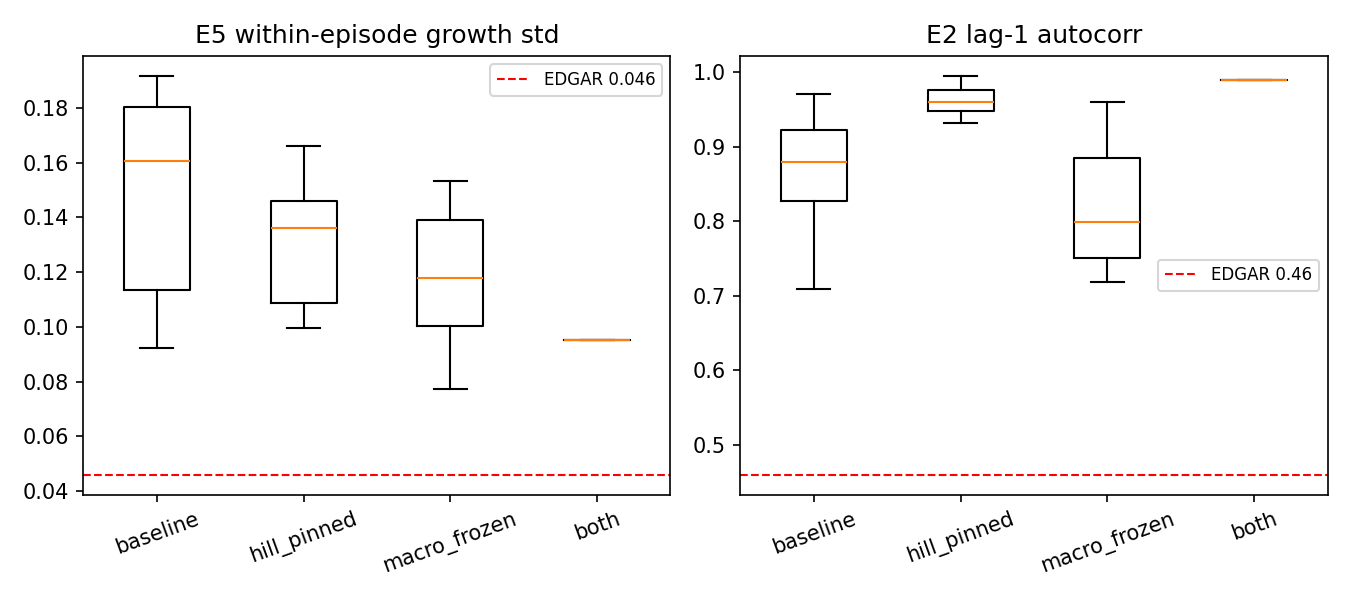

Source code (Python):
"""D5: attribute E2 (persistence) / E5 (volatility) to mechanisms. Diagnose only.

Research scale (default init, boardroom no-oracle arm, deterministic_rng,
10 seeds x 120 months), four variants:

  baseline      as recorded runs (scheduled shocks on, all draws live)
  hill_pinned   marketing Hill draws consumed but pinned to channel midpoints
                (removes demand noise, keeps macro randomness)
  macro_frozen  random macro shocks consume draws but do not act; scheduled
                shocks off (removes macro variation, keeps demand noise)
  both          hill_pinned + macro_frozen

E5 metric: within-episode std of quarterly growth. E2: lag-1 autocorr of
quarterly growth. Medians across episodes, exactly as environment_battery.py
computes them. Writes d5_volatility_attribution.csv + .png.
"""
from __future__ import annotations

import sys
from contextlib import contextmanager
from pathlib import Path

import matplotlib
matplotlib.use("Agg")
import matplotlib.pyplot as plt
import numpy as np
import pandas as pd

sys.path.insert(0, str(Path(__file__).resolve().parent))
from backtest_lib import ROOT, CAL_DIR  # noqa: E402

from agents.adapter import ActionAdapter  # noqa: E402
from env import business_logic  # noqa: E402
from env.business_logic import hill_response  # noqa: E402
from env.startup_env import StartupEnv  # noqa: E402
from simulation_runner import BoardroomAgent  # noqa: E402

SEEDS = range(10)
MONTHS = 120


@contextmanager
def variant_patches(hill_pinned: bool, macro_frozen: bool):
    orig_new_mrr = business_logic.compute_new_mrr
    orig_shocks = (business_logic.interest_rate_shock,
                   business_logic.consumer_confidence_shock,
                   business_logic.competitive_entry_shock)
    try:
        if hill_pinned:
            def pinned(state, action, scale_aware=False, rng=None):
                draw = business_logic._stream(rng)
                # consume exactly the legacy branch's three draws
                draw.uniform(0.5, 1.0); draw.uniform(15_000, 50_000)
                if action.channel == "ppc":
                    draw.uniform(10_000, 50_000)
                    alpha, gamma, beta = 0.75, 32_500.0, 30_000.0
                else:
                    draw.uniform(50_000, 100_000)
                    alpha, gamma, beta = 2.25, 32_500.0, 75_000.0
                response = hill_response(action.spend, alpha, beta, gamma)
                if state.consumer_confidence < 80:
                    response *= 0.85
                elif state.consumer_confidence > 120:
                    response *= 1.08
                if state.competitors >= 10:
                    response *= 0.6
                elif state.competitors >= 4:
                    response *= 0.8
                return response
            business_logic.compute_new_mrr = pinned
        if macro_frozen:
            def frozen(state, prob=0.1, rng=None):
                business_logic._stream(rng).random()  # consume, no effect
            business_logic.interest_rate_shock = frozen
            business_logic.consumer_confidence_shock = frozen
            business_logic.competitive_entry_shock = frozen
        yield
    finally:
        business_logic.compute_new_mrr = orig_new_mrr
        (business_logic.interest_rate_shock,
         business_logic.consumer_confidence_shock,
         business_logic.competitive_entry_shock) = orig_shocks


def run_episode(seed: int, scheduled_shocks: bool) -> pd.DataFrame:
    env = StartupEnv(initial_config={"deterministic_rng": True,
                                     "scheduled_shocks": scheduled_shocks})
    env.reset(seed=seed)
    agent = BoardroomAgent(oracle_mode="none")
    agent.start_episode(seed)
    rows = []
    for _ in range(MONTHS):
        action = ActionAdapter.translate_action(agent.get_action(env.state))
        _, _, terminated, truncated, _ = env.step(action)
        rows.append(dict(month=env.state.months_elapsed - 1, mrr=env.state.mrr))
        if terminated or truncated:
            break
    return pd.DataFrame(rows)


def episode_metrics(df: pd.DataFrame) -> tuple[float, float]:
    df = df.assign(quarter=df.month // 3)
    q = df.groupby("quarter").agg(qrev=("mrr", "sum"), n=("mrr", "size"))
    q = q[q.n == 3]
    g = (q.qrev / q.qrev.shift(1) - 1.0).dropna().to_numpy()
    if len(g) < 3:
        return np.nan, np.nan
    ac = (np.corrcoef(g[:-1], g[1:])[0, 1]
          if np.std(g[:-1]) > 0 and np.std(g[1:]) > 0 else np.nan)
    return float(np.std(g, ddof=1)), float(ac)


def main() -> None:
    variants = dict(
        baseline=dict(hill_pinned=False, macro_frozen=False, scheduled=True),
        hill_pinned=dict(hill_pinned=True, macro_frozen=False, scheduled=True),
        macro_frozen=dict(hill_pinned=False, macro_frozen=True, scheduled=False),
        both=dict(hill_pinned=True, macro_frozen=True, scheduled=False))
    rows = []
    for name, v in variants.items():
        with variant_patches(v["hill_pinned"], v["macro_frozen"]):
            for seed in SEEDS:
                df = run_episode(seed, v["scheduled"])
                vol, ac = episode_metrics(df)
                rows.append(dict(variant=name, seed=seed,
                                 growth_std=vol, lag1_autocorr=ac,
                                 months=len(df)))
        print(f"{name} done")
    out = pd.DataFrame(rows)
    out.to_csv(CAL_DIR / "d5_volatility_attribution.csv", index=False)

    summ = out.groupby("variant")[["growth_std", "lag1_autocorr"]].median()
    summ = summ.reindex(["baseline", "hill_pinned", "macro_frozen", "both"])
    print("\nmedians (EDGAR: growth_std 0.046, lag1_autocorr 0.46):")
    print(summ.to_string(float_format="%.3f"))

    fig, axes = plt.subplots(1, 2, figsize=(9, 4))
    for ax, col, edgar, title in [
            (axes[0], "growth_std", 0.046, "E5 within-episode growth std"),
            (axes[1], "lag1_autocorr", 0.46, "E2 lag-1 autocorr")]:
        data = [out[out.variant == v][col].dropna() for v in summ.index]
        ax.boxplot(data, tick_labels=summ.index)
        ax.axhline(edgar, color="red", ls="--", lw=1, label=f"EDGAR {edgar}")
        ax.set_title(title)
        ax.tick_params(axis="x", rotation=20)
        ax.legend(fontsize=8)
    fig.tight_layout()
    fig.savefig(CAL_DIR / "d5_volatility_attribution.png", dpi=150)


if __name__ == "__main__":
    main()
